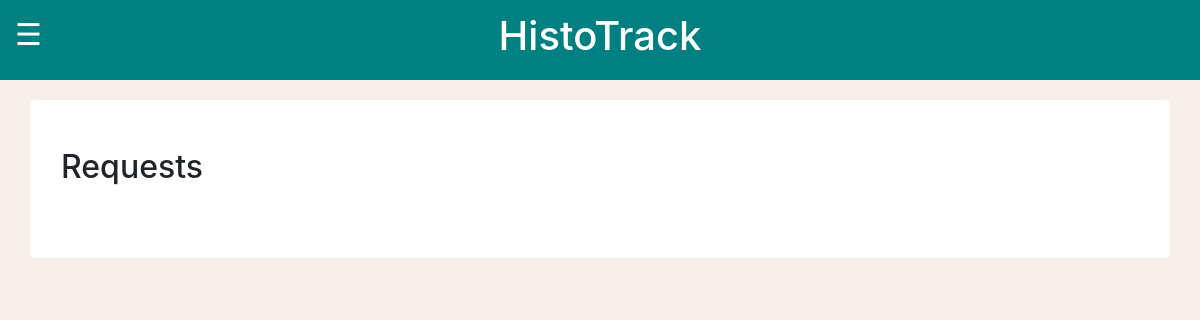
Page /MCalendar/requests/ (signed in) on the earlier database version.
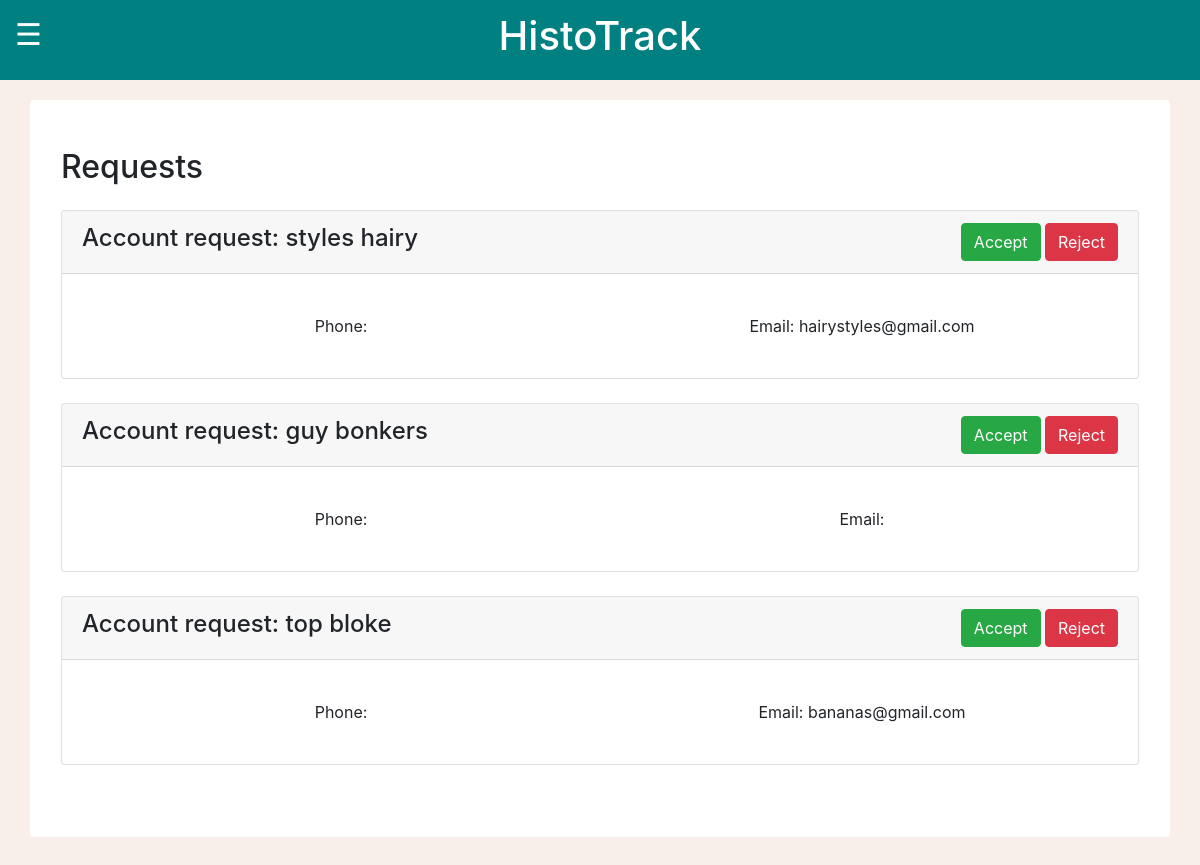
Same page on the later database version.
### MCalendar/models.py (models this page shows, shortened)
class Users(AbstractBaseUser, PermissionsMixin):
    first_name = models.CharField(max_length=15, unique=True, blank=True)
    last_name = models.CharField(max_length=15, unique=True, blank=True)
    email = models.EmailField(unique=True, blank=True)
    password = models.CharField(max_length=128, null=True)  # Initially allow null
    telephone = models.CharField(max_length=11, blank=True)
    is_active = models.BooleanField(default=True)
    is_superuser = models.BooleanField(default=False)
    is_staff = models.BooleanField(default=False)
    verified = models.BooleanField(default=False)
    objects = CustomUserManager()
    USERNAME_FIELD = 'email'
    EMAIL_FIELD = 'email'
    REQUIRED_FIELDS = []

### MCalendar/views.py (the view)
# urls.py: path("requests/", views.requests, name="requests"),
def requests(request):
    if request.user.is_superuser:
        requests = Users.objects.all().values()
        template = loader.get_template('requests.html')
        context = {
            'requests': requests,
        }
        return HttpResponse(template.render(context, request))
    else:
        messages.success(request, "Please log in before entering that page! Admin access only.")
        logout(request)
        return redirect("loginPage")

### MCalendar/templates/requests.html (shortened to what this page needs)
{% load static %}
<!DOCTYPE html>
<html lang="en">
    <head>
        <link rel="stylesheet" href="https://cdn.jsdelivr.net/npm/bootstrap@4.6.2/dist/css/bootstrap.min.css">
        <link rel="stylesheet" href="{% static 'global.css' %}">
    </head>
    <body>
        <div class="container-fluid text-white topbar">
            <div class="row">
                <div class="col-2 container-fluid text-left">
                <span class="sidebarButton" onclick="toggleNav()">&#9776;</span>
                </div>
                <div class="col-8 container-fluid text-center h1">
                    <span>HistoTrack</span>
                </div>
                <div class="col-2"></div>
            </div>
        </div>
        <div class="container rounded bg-white mt-5 mb-5">
            <div class="row">
                <div class="col-md-12">
                    <div class="p-3 py-5">
                        <div class="d-flex justify-content-between align-items-center mb-3">
                            <h2 class="text-right">Requests</h2>
                        </div>
                        {% for x in requests %}
                            {% if x.verified == False %}
                                <div class="card">
                                    <div class="card-header">
                                        <div class="d-flex justify-content-between align-items-center">
                                            <h4 class="text-right">Account request: {{ x.first_name }} {{x.last_name}} </h4>
                                            <div class="text-center">
                                            <button class="btn btn-success" onclick="confirmAccept({{ x.id }})">Accept</button>
                                            <button class="btn btn-danger" onclick="confirmReject({{ x.id }})">Reject</button>
                                            </div>
                                        </div>
                                    </div>
                                    <div class="card-body">
                                        <p class="card-text">
                                            <div class="details">
                                                <div class="detailsListItem">Phone: {{ x.telephone }}</div>
                                                <div class="detailsListItem">Email: {{ x.email }}</div>
                                            </div>
                                        </p>
                                    </div>
                                </div>
                                <br>
                            {% endif %}
                        {% endfor %}
                    </div>
                </div>
            </div>
        </div>
    </body>
</html>

### MCalendar/static/global.css (style rules this page uses)
body { background: #f9efea; margin-top:100px; padding-bottom: 5px !important; height: 100%; }
.topbar { height: 80px; max-height: 80px; align-content:center; position: fixed; top:0; z-index: 100; background-color: #008080; cursor:default; }
.sidebarButton { font-size:30px; cursor:pointer; }
.details { margin: 10px 0; display: grid; grid-template-columns: 50% 50%; gap: 3px }
.detailsListItem { list-style-type: none; margin: auto; padding: 4px 0; }

Differences in the rows shown:
added Users: first_name "styles", last_name "hairy", email "hairystyles@gmail.com"
added Users: first_name "guy", last_name "bonkers"
added Users: first_name "top", last_name "bloke", email "bananas@gmail.com"
